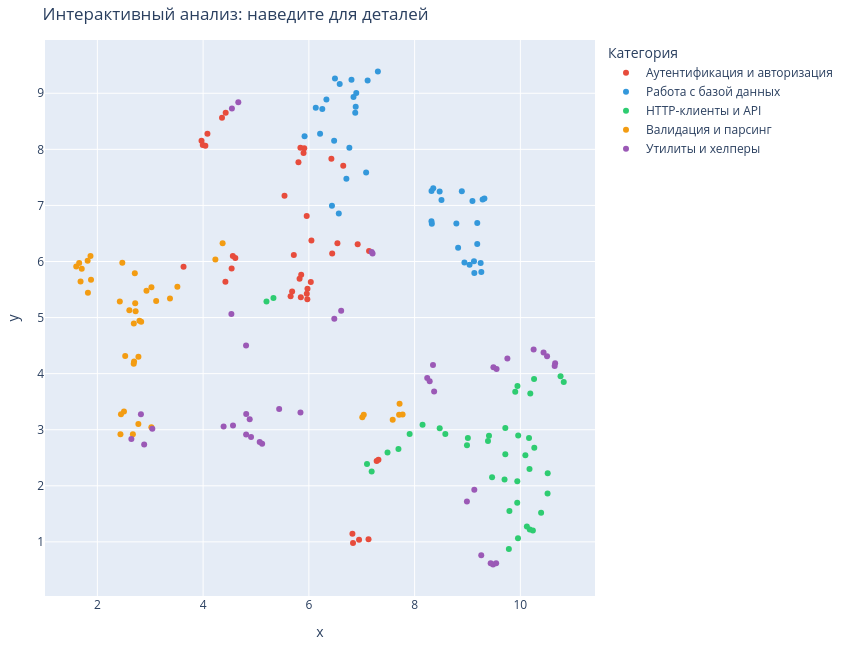

Source (notebook cell):
### Code cell
plt.figure(figsize=(10, 8))
for cat_label in df_viz["category_label"].unique():
    mask = df_viz["category_label"] == cat_label
    color = df_viz.loc[mask, "category_color"].iloc[0]
    plt.scatter(
        df_viz.loc[mask, "x"], df_viz.loc[mask, "y"],
        label=cat_label, color=color, s=45, alpha=0.8, edgecolor="w", linewidth=0.5
    )

plt.title("Семантические кластеры функций (UMAP, e5-small)", fontsize=14, pad=10)
plt.xlabel("UMAP 1", fontsize=12)
plt.ylabel("UMAP 2", fontsize=12)
plt.legend(bbox_to_anchor=(1.05, 1), loc="upper left", fontsize=10)
plt.grid(True, linestyle="--", alpha=0.4)
plt.tight_layout()
plt.savefig(OUTPUTS_DIR / "umap_static.png", dpi=150, bbox_inches="tight")
plt.show()

color_map = {row["label"]: row["color"] for row in categories.values()}

fig = px.scatter(
    df_viz,
    x="x", y="y",
    color="category_label",
    color_discrete_map=color_map,
    width=850, height=650,
    hover_name="name",
    hover_data=["description", "language"],
    title="Интерактивный анализ: наведите для деталей"
)
fig.update_layout(legend_title_text="Категория", margin=dict(l=20, r=20, t=40, b=20))
fig.write_html(OUTPUTS_DIR / "umap_interactive.html")
fig.show()

### Figure 1 — Plotly figure (JSON) as saved in the notebook; plotly's stock layout.template omitted (floating-point values rounded to 4 significant figures)
{"data": [{"customdata": [["Проверяет JWT-токен и возвращает payload или причину невалидности.", "python"], ["Хэширует пароль с помощью bcrypt с cost-фактором 12.", "python"], ["Сравнивает открытый пароль с bcrypt-хэшем и возвращает результат проверки.", "python"], ["Генерирует уникальный идентификатор сессии на основе UUID4.", "python"], ["Проверяет, что логин и пароль непустые и соответствуют минимальным требованиям.", "python"], ["Создаёт подписанный JWT-токен с указанным payload и временем жизни.", "python"], ["Обновляет JWT-токен, выдавая новый с обновлённым временем истечения.", "python"], ["Проверяет наличие указанного права у пользователя по его ролям.", "python"], ["Декоратор, выбрасывающий PermissionError если пользователь не является администратором.", "python"], ["Завершает сессию пользователя, удаляя её из хранилища активных сессий.", "python"], ["Обменивает OAuth-код авторизации на токен доступа через провайдера.", "python"], ["Добавляет токен в чёрный список, делая его недействительным до истечения срока.", "python"], ["Извлекает Bearer-токен из заголовка Authorization HTTP-запроса.", "python"], ["Проверяет одноразовый TOTP-код двухфакторной аутентификации по секрету.", "python"], ["Генерирует случайный base32-секрет для настройки двухфакторной аутентификации.", "python"], ["Отправляет письмо со ссылкой для сброса пароля на указанный адрес.", "python"], ["Применяет новый пароль после проверки токена сброса из хранилища.", "python"], ["Блокирует учётную запись пользователя, устанавливая флаг is_active в False.", "python"], ["Разблокирует учётную запись пользователя, сбрасывая флаг блокировки.", "python"], ["Декодирует JWT из заголовка запроса и возвращает данные текущего пользователя.", "python"], ["Проверяет JWT-токен и возвращает claims или выбрасывает исключение.", "java"], ["Хэширует пароль с использованием BCrypt и возвращает хэш.", "java"], ["Проверяет соответствие пароля его BCrypt-хэшу.", "java"], ["Генерирует криптографически стойкий идентификатор сессии.", "java"], ["Проверяет учётные данные пользователя и возвращает результат аутентификации.", "java"], ["Выпускает JWT-токен для пользователя с заданным временем жизни.", "java"], ["Обновляет JWT-токен, если он ещё не истёк или истёк менее суток назад.", "java"], ["Проверяет наличие заданного разрешения у пользователя.", "java"], ["Проверяет, что текущий пользователь имеет роль администратора.", "java"], ["Завершает сессию пользователя, инвалидируя токен в хранилище.", "java"], ["Выполняет аутентификацию через OAuth-провайдера и возвращает пользователя.", "java"], ["Отзывает JWT-токен, добавляя его в чёрный список до истечения срока.", "java"], ["Извлекает Bearer-токен из заголовка Authorization HTTP-запроса.", "java"], ["Проверяет одноразовый TOTP-код для двухфакторной аутентификации.", "java"], ["Генерирует случайный Base32-секрет для двухфакторной аутентификации.", "java"], ["Отправляет письмо со ссылкой для сброса пароля на указанный адрес.", "java"], ["Сбрасывает пароль пользователя по токену и устанавливает новый.", "java"], ["Блокирует пользователя и инвалидирует все его активные сессии.", "java"], ["Снимает блокировку с пользователя и очищает причину блокировки.", "java"], ["Возвращает текущего аутентифицированного пользователя из контекста запроса.", "java"]], "hovertemplate": "<b>%{hovertext}</b><br><br>category_label=Аутентификация и авторизация<br>x=%{x}<br>y=%{y}<br>description=%{customdata[0]}<br>language=%{customdata[1]}<extra></extra>", "hovertext": ["verify_jwt_token", "hash_password", "check_password", "generate_session_id", "validate_credentials", "issue_jwt_token", "refresh_jwt_token", "has_permission", "require_admin", "logout_user", "login_with_oauth", "revoke_token", "parse_auth_header", "validate_2fa_code", "generate_2fa_secret", "send_password_reset_email", "reset_password", "block_user", "unlock_user", "get_current_user", "verifyJwtToken", "hashPassword", "checkPassword", "generateSessionId", "validateCredentials", "issueJwtToken", "refreshJwtToken", "hasPermission", "requireAdmin", "logoutUser", "loginWithOauth", "revokeToken", "parseAuthHeader", "validateTwoFactorCode", "generateTwoFactorSecret", "sendPasswordResetEmail", "resetPassword", "blockUser", "unlockUser", "getCurrentUser"], "legendgroup": "Аутентификация и авторизация", "marker": {"color": "#E74C3C", "symbol": "circle"}, "mode": "markers", "name": "Аутентификация и авторизация", "orientation": "v", "showlegend": true, "type": "scatter", "x": [5.655, 4.422, 4.539, 4.427, 3.63, 5.971, 5.974, 6.824, 7.128, 5.913, 6.048, 5.961, 7.282, 3.993, 3.97, 7.138, 6.441, 6.426, 6.65, 5.824, 5.683, 4.609, 4.562, 4.357, 5.539, 6.036, 5.855, 6.835, 6.949, 5.84, 5.959, 5.848, 7.316, 4.042, 4.082, 6.923, 6.54, 5.803, 5.9, 5.715], "xaxis": "x", "y": [5.381, 5.64, 5.874, 8.652, 5.906, 5.326, 5.514, 1.143, 1.046, 8.018, 6.374, 5.427, 2.442, 8.079, 8.155, 6.187, 6.143, 7.832, 7.71, 5.693, 5.466, 6.061, 6.1, 8.562, 7.171, 5.633, 5.764, 0.9802, 1.038, 8.029, 6.812, 5.364, 2.466, 8.063, 8.279, 6.306, 6.325, 7.768, 7.936, 6.115], "yaxis": "y"}, {"customdata": [["Возвращает запись пользователя по первичному ключу или None если не найден.", "python"], ["Ищет пользователя по адресу электронной почты и возвращает запись или None.", "python"], ["Создаёт нового пользователя в базе данных и возвращает его идентификатор.", "python"], ["Обновляет поля записи пользователя по списку переданных значений.", "python"], ["Удаляет запись пользователя из базы данных по идентификатору.", "python"], ["Возвращает страницу пользователей с поддержкой пагинации через limit и offset.", "python"], ["Возвращает общее количество пользователей в таблице с опциональным фильтром.", "python"], ["Возвращает список заказов конкретного пользователя, отсортированных по дате.", "python"], ["Помечает публикацию как удалённую, проставляя метку времени удаления.", "python"], ["Создаёт и возвращает соединение с SQLite-базой данных с включённым WAL-режимом.", "python"], ["Читает SQL-файл миграции и выполняет его содержимое в транзакции.", "python"], ["Создаёт резервную копию SQLite-базы в указанный файл через встроенный API бэкапа.", "python"], ["Восстанавливает базу данных из резервной копии, заменяя текущий файл.", "python"], ["Явно начинает транзакцию в соединении с базой данных.", "python"], ["Фиксирует текущую транзакцию и сохраняет все изменения в базе данных.", "python"], ["Откатывает текущую транзакцию, отменяя все незафиксированные изменения.", "python"], ["Создаёт индекс на указанной колонке таблицы если он ещё не существует.", "python"], ["Удаляет таблицу из базы данных если она существует.", "python"], ["Возвращает пользователей, не входивших в систему дольше указанного числа дней.", "python"], ["Вставляет список словарей в таблицу одним пакетным запросом executemany.", "python"], ["Возвращает пользователя по идентификатору или выбрасывает исключение.", "java"], ["Возвращает пользователя по адресу электронной почты.", "java"], ["Создаёт нового пользователя в базе данных и возвращает сохранённую сущность.", "java"], ["Обновляет данные пользователя и возвращает обновлённую сущность.", "java"], ["Удаляет пользователя из базы данных по идентификатору.", "java"], ["Возвращает страницу пользователей с заданным смещением и размером страницы.", "java"], ["Возвращает общее количество пользователей в базе данных.", "java"], ["Возвращает список заказов пользователя, отсортированных по дате создания.", "java"], ["Помечает запись как удалённую, не удаляя её физически из базы.", "java"], ["Возвращает соединение с базой данных из пула подключений.", "java"], ["Применяет SQL-миграцию из файла к базе данных через JDBC-соединение.", "java"], ["Создаёт резервную копию базы данных в указанный каталог.", "java"], ["Восстанавливает базу данных из резервной копии.", "java"], ["Начинает транзакцию на заданном JDBC-соединении.", "java"], ["Фиксирует транзакцию и переключает соединение в режим автокоммита.", "java"], ["Откатывает транзакцию и логирует причину отката.", "java"], ["Создаёт индекс в таблице базы данных, если он ещё не существует.", "java"], ["Удаляет таблицу из базы данных, если она существует.", "java"], ["Возвращает пользователей, не входивших в систему дольше заданного числа дней.", "java"], ["Вставляет список записей пакетом через JDBC batch.", "java"]], "hovertemplate": "<b>%{hovertext}</b><br><br>category_label=Работа с базой данных<br>x=%{x}<br>y=%{y}<br>description=%{customdata[0]}<br>language=%{customdata[1]}<extra></extra>", "hovertext": ["get_user_by_id", "get_user_by_email", "create_user", "update_user", "delete_user", "list_users_paginated", "count_users", "find_orders_by_user", "soft_delete_post", "get_db_connection", "execute_migration", "backup_database", "restore_from_backup", "begin_transaction", "commit_transaction", "rollback_transaction", "create_index", "drop_table", "find_inactive_users", "bulk_insert_records", "getUserById", "getUserByEmail", "createUser", "updateUser", "deleteUser", "listUsersPaginated", "countUsers", "findOrdersByUser", "softDeletePost", "getDbConnection", "executeMigration", "backupDatabase", "restoreFromBackup", "beginTransaction", "commitTransaction", "rollbackTransaction", "createIndex", "dropTable", "findInactiveUsers", "bulkInsertRecords"], "legendgroup": "Работа с базой данных", "marker": {"color": "#3498DB", "symbol": "circle"}, "mode": "markers", "name": "Работа с базой данных", "orientation": "v", "showlegend": true, "type": "scatter", "x": [6.886, 6.877, 7.083, 6.71, 6.766, 7.111, 6.806, 6.896, 6.478, 9.185, 8.823, 9.32, 9.286, 9.123, 8.942, 9.129, 8.32, 8.353, 6.845, 8.326, 6.131, 6.254, 6.566, 6.437, 5.919, 7.305, 6.493, 6.583, 6.212, 9.184, 8.789, 8.893, 9.094, 9.262, 9.249, 9.039, 8.473, 8.508, 6.332, 8.318], "xaxis": "x", "y": [8.759, 8.651, 7.586, 7.475, 8.029, 9.226, 9.24, 9.003, 8.152, 6.688, 6.243, 7.125, 7.106, 6.002, 5.982, 5.794, 7.255, 7.307, 8.936, 6.675, 8.743, 8.718, 6.854, 6.993, 8.232, 9.388, 9.265, 9.166, 8.28, 6.314, 6.676, 7.252, 7.078, 5.813, 5.973, 5.942, 7.25, 7.097, 8.887, 6.719], "yaxis": "y"}, {"customdata": [["Выполняет GET-запрос и возвращает тело ответа как словарь Python.", "python"], ["Отправляет POST-запрос с JSON-телом и возвращает ответ как словарь.", "python"], ["Скачивает файл по URL и сохраняет его на диск потоковой записью.", "python"], ["Повторяет HTTP-запрос с экспоненциальной задержкой при ошибках соединения.", "python"], ["Разбирает заголовок Link HTTP-ответа и возвращает словарь rel->url.", "python"], ["Отправляет POST-уведомление на webhook-URL с подписью HMAC в заголовке.", "python"], ["Обрабатывает ответ 429, ожидая время из заголовка Retry-After перед повтором.", "python"], ["Выполняет HTTP GET с настраиваемыми таймаутами подключения и чтения.", "python"], ["Проксирует входящий запрос на целевой URL и возвращает ответ бэкенда.", "python"], ["Измеряет время ответа HTTP-эндпоинта в миллисекундах.", "python"], ["Разбирает JSON:API-ответ и возвращает список ресурсов с разрешёнными связями.", "python"], ["Загружает файл на сервер через multipart/form-data POST-запрос.", "python"], ["Обходит все страницы пагинированного API и собирает результаты в один список.", "python"], ["Добавляет заголовок Authorization к словарю заголовков HTTP-запроса.", "python"], ["Извлекает из HTTP-ответа набор стандартных мета-заголовков в словарь.", "python"], ["Следует за HTTP-редиректом вручную и возвращает финальный ответ.", "python"], ["Кэширует результат GET-запроса в памяти на указанное число секунд.", "python"], ["Сжимает тело запроса с помощью gzip и добавляет соответствующий заголовок.", "python"], ["Проверяет SSL-сертификат хоста и возвращает дату истечения его срока.", "python"], ["Отправляет одинаковый POST-запрос на список серверов и собирает статусы ответов.", "python"], ["Выполняет GET-запрос и возвращает тело ответа как строку JSON.", "java"], ["Отправляет POST-запрос с JSON-телом и возвращает тело ответа.", "java"], ["Скачивает файл по URL и сохраняет его по указанному пути.", "java"], ["Повторяет HTTP-запрос до maxAttempts раз при получении ошибки.", "java"], ["Разбирает заголовок Link HTTP-ответа и возвращает карту отношений к URL.", "java"], ["Отправляет POST-запрос на вебхук с JSON-данными и проверяет статус ответа.", "java"], ["Обрабатывает ответ 429 Too Many Requests и ожидает перед повторным запросом.", "java"], ["Выполняет GET-запрос с заданным таймаутом и возвращает тело ответа.", "java"], ["Проксирует входящий HTTP-запрос на целевой URL и возвращает ответ.", "java"], ["Измеряет задержку HTTP-запроса в миллисекундах и возвращает результат.", "java"], ["Разбирает JSON:API ответ и возвращает список объектов из поля data.", "java"], ["Загружает файл на сервер через multipart/form-data запрос.", "java"], ["Последовательно обходит все страницы пагинированного API и возвращает все элементы.", "java"], ["Добавляет заголовки авторизации к строителю HTTP-запроса.", "java"], ["Извлекает и возвращает заголовки HTTP-ответа как карту строк.", "java"], ["Следует HTTP-редиректу и возвращает конечный URL после всех перенаправлений.", "java"], ["Сохраняет HTTP-ответ в кэш по ключу URL с заданным TTL.", "java"], ["Сжимает тело HTTP-запроса с помощью GZIP и возвращает сжатые байты.", "java"], ["Проверяет SSL-сертификат хоста и возвращает информацию о нём.", "java"], ["Рассылает HTTP-запрос на список серверов и возвращает результаты.", "java"]], "hovertemplate": "<b>%{hovertext}</b><br><br>category_label=HTTP-клиенты и API<br>x=%{x}<br>y=%{y}<br>description=%{customdata[0]}<br>language=%{customdata[1]}<extra></extra>", "hovertext": ["fetch_json", "post_json", "download_file", "retry_request", "parse_pagination_links", "send_webhook", "handle_rate_limit", "fetch_with_timeout", "proxy_request", "measure_latency", "parse_jsonapi_response", "upload_file_multipart", "fetch_paginated_results", "add_auth_headers", "parse_response_headers", "handle_redirect", "cache_response", "compress_request_body", "validate_ssl_cert", "broadcast_to_servers", "fetchJson", "postJson", "downloadFile", "retryRequest", "parsePaginationLinks", "sendWebhook", "handleRateLimit", "fetchWithTimeout", "proxyRequest", "measureLatency", "parseJsonApiResponse", "uploadFileMultipart", "fetchPaginatedResults", "addAuthHeaders", "parseResponseHeaders", "handleRedirect", "cacheResponse", "compressRequestBody", "validateSslCert", "broadcastToServers"], "legendgroup": "HTTP-клиенты и API", "marker": {"color": "#2ECC71", "symbol": "circle"}, "mode": "markers", "name": "HTTP-клиенты и API", "orientation": "v", "showlegend": true, "type": "scatter", "x": [9.715, 9.715, 10.26, 9.955, 7.906, 9.959, 10.18, 9.942, 10.51, 9.793, 8.474, 9.903, 9.007, 7.099, 7.487, 10.24, 9.465, 10.76, 5.198, 9.406, 10.09, 10.26, 10.19, 9.782, 8.15, 10.16, 10.12, 10.17, 10.52, 9.94, 8.581, 9.945, 8.99, 7.188, 7.694, 10.39, 9.701, 10.82, 5.33, 9.387], "xaxis": "x", "y": [2.564, 3.029, 3.904, 1.065, 2.924, 2.897, 1.22, 2.083, 1.863, 1.55, 3.024, 3.677, 2.853, 2.387, 2.595, 1.201, 2.154, 3.956, 5.287, 2.894, 2.544, 2.678, 3.644, 0.8746, 3.087, 2.853, 1.273, 2.301, 2.222, 1.699, 2.924, 3.781, 2.722, 2.255, 2.655, 1.52, 2.111, 3.852, 5.351, 2.797], "yaxis": "y"}, {"customdata": [["Проверяет корректность формата адреса электронной почты по регулярному выражению.", "python"], ["Проверяет, что номер телефона соответствует формату E.164.", "python"], ["Проверяет допустимость возраста: целое положительное число не более 150.", "python"], ["Удаляет все HTML-теги из строки, оставляя только текстовое содержимое.", "python"], ["Разбирает строку ISO-8601 в объект datetime с обработкой ошибок формата.", "python"], ["Проверяет номер банковской карты по алгоритму Луна.", "python"], ["Оценивает сложность пароля и возвращает уровень: weak, medium или strong.", "python"], ["Проверяет корректность URL, требуя наличие схемы http/https и хоста.", "python"], ["Разбирает строку URL-параметров и возвращает словарь ключ-значение.", "python"], ["Приводит российский номер телефона к формату +7XXXXXXXXXX.", "python"], ["Проверяет корректность ИНН физического или юридического лица по контрольной сумме.", "python"], ["Проверяет корректность номера СНИЛС по контрольной сумме.", "python"], ["Проверяет формат российского паспорта: 4 цифры серии и 6 цифр номера.", "python"], ["Удаляет все эмодзи и спецсимволы Юникода из строки.", "python"], ["Проверяет, что строка является валидным HEX-цветом в формате #RGB или #RRGGBB.", "python"], ["Разбирает одну строку CSV с учётом кавычек и возвращает список значений.", "python"], ["Проверяет российский почтовый индекс: ровно 6 цифр от 100000 до 999999.", "python"], ["Определяет язык текста: возвращает 'ru' при преобладании кириллицы, иначе 'en'.", "python"], ["Проверяет IBAN по стандарту ISO 13616 с вычислением контрольной суммы mod 97.", "python"], ["Находит все телефонные номера в тексте и возвращает их список.", "python"], ["Проверяет корректность адреса электронной почты по регулярному выражению.", "java"], ["Проверяет корректность номера телефона в международном формате E.164.", "java"], ["Проверяет, что возраст находится в допустимых границах.", "java"], ["Удаляет опасные HTML-теги из строки, оставляя только допустимые.", "java"], ["Разбирает строку в формате ISO-8601 и возвращает объект LocalDate.", "java"], ["Проверяет номер банковской карты по алгоритму Луна.", "java"], ["Оценивает надёжность пароля и возвращает уровень: WEAK, MEDIUM или STRONG.", "java"], ["Проверяет корректность URL и наличие допустимой схемы.", "java"], ["Разбирает строку запроса URL и возвращает карту параметров.", "java"], ["Нормализует номер телефона, приводя его к формату +7XXXXXXXXXX для России.", "java"], ["Проверяет корректность ИНН физического или юридического лица по контрольной сумме.", "java"], ["Проверяет корректность СНИЛС по контрольному числу.", "java"], ["Проверяет формат серии и номера паспорта гражданина РФ.", "java"], ["Удаляет все эмодзи из строки, оставляя обычный текст.", "java"], ["Проверяет корректность цвета в формате HEX (#RGB или #RRGGBB).", "java"], ["Разбирает строку CSV с учётом кавычек и возвращает список значений.", "java"], ["Проверяет корректность почтового индекса для заданной страны.", "java"], ["Определяет язык текста эвристически по символьному составу строки.", "java"], ["Проверяет корректность номера IBAN по алгоритму модульной арифметики.", "java"], ["Извлекает все номера телефонов из текста и возвращает их список.", "java"]], "hovertemplate": "<b>%{hovertext}</b><br><br>category_label=Валидация и парсинг<br>x=%{x}<br>y=%{y}<br>description=%{customdata[0]}<br>language=%{customdata[1]}<extra></extra>", "hovertext": ["validate_email", "validate_phone", "validate_age", "sanitize_html", "parse_iso_date", "validate_credit_card", "check_password_strength", "validate_url", "parse_query_string", "normalize_phone_number", "validate_inn", "validate_snils", "validate_passport_rf", "strip_emoji", "validate_color_hex", "parse_csv_row", "validate_zip_code", "detect_language", "validate_iban", "extract_phone_numbers", "validateEmail", "validatePhone", "validateAge", "sanitizeHtml", "parseIsoDate", "validateCreditCard", "checkPasswordStrength", "validateUrl", "parseQueryString", "normalizePhoneNumber", "validateInn", "validateSnils", "validatePassportRf", "stripEmoji", "validateColorHex", "parseCsvRow", "validateZipCode", "detectLanguage", "validateIban", "extractPhoneNumbers"], "legendgroup": "Валидация и парсинг", "marker": {"color": "#F39C12", "symbol": "circle"}, "mode": "markers", "name": "Валидация и парсинг", "orientation": "v", "showlegend": true, "type": "scatter", "x": [3.112, 2.796, 2.472, 2.672, 7.01, 1.601, 4.231, 3.513, 7.586, 2.777, 1.87, 1.816, 2.829, 2.503, 3.373, 7.773, 2.605, 3.021, 1.656, 2.694, 2.715, 2.723, 2.708, 2.437, 7.039, 1.682, 4.369, 2.929, 7.707, 2.687, 1.704, 1.88, 2.69, 2.446, 3.023, 7.715, 2.424, 2.775, 1.822, 2.527], "xaxis": "x", "y": [5.296, 4.943, 5.979, 2.919, 3.222, 5.909, 6.035, 5.552, 3.18, 4.302, 6.1, 6.014, 4.925, 3.327, 5.34, 3.271, 5.133, 3.046, 5.973, 4.215, 5.253, 5.114, 5.789, 2.919, 3.269, 5.644, 6.326, 5.477, 3.268, 4.178, 5.871, 5.677, 4.893, 3.277, 5.543, 3.465, 5.285, 3.103, 5.442, 4.316], "yaxis": "y"}, {"customdata": [["Форматирует количество байт в читаемую строку с суффиксом KB, MB, GB или TB.", "python"], ["Разбивает список на подсписки фиксированного размера.", "python"], ["Преобразует вложенный словарь в плоский с ключами через разделитель.", "python"], ["Декоратор-фабрика для автоматического повтора функции при заданных исключениях.", "python"], ["Декоратор кэширования результатов функции по позиционным и именованным аргументам.", "python"], ["Декоратор, измеряющий и логирующий время выполнения обёрнутой функции.", "python"], ["Рекурсивно объединяет два словаря, значения из второго перекрывают первый.", "python"], ["Форматирует количество секунд в строку вида «1ч 23м 45с».", "python"], ["Генерирует строковый UUID4 без дефисов для использования как уникальный ключ.", "python"], ["Обрезает строку до указанной длины, добавляя многоточие если строка длиннее.", "python"], ["Преобразует произвольный текст в URL-безопасный slug в нижнем регистре.", "python"], ["Вычисляет SHA-256 хэш содержимого файла и возвращает шестнадцатеричную строку.", "python"], ["Читает YAML-файл и возвращает его содержимое как словарь Python.", "python"], ["Сериализует объект в файл формата pickle с указанным уровнем компрессии.", "python"], ["Сжимает файл с помощью gzip и сохраняет результат рядом с расширением .gz.", "python"], ["Распаковывает gzip-файл и сохраняет содержимое в указанный путь.", "python"], ["Отправляет HTML-письмо через SMTP-сервер с поддержкой STARTTLS.", "python"], ["Записывает структурированное событие в лог-файл в формате JSON.", "python"], ["Форматирует число как сумму в рублях: «1 234,56 ₽» с разделителем тысяч.", "python"], ["Преобразует строку вида «2h30m15s» в количество секунд.", "python"], ["Форматирует количество байт в читаемую строку (КБ, МБ, ГБ).", "java"], ["Разбивает список на подсписки заданного размера.", "java"], ["Преобразует вложенную карту в плоскую с ключами через точку.", "java"], ["Оборачивает вызов Callable в логику повтора при исключении.", "java"], ["Возвращает мемоизированную версию функции с кэшированием результатов.", "java"], ["Оборачивает вызов Callable в замер времени и логирует результат.", "java"], ["Рекурсивно объединяет две карты, при конфликте значения из второй карты имеют приоритет.", "java"], ["Форматирует количество секунд в строку вида «1ч 23м 45с».", "java"], ["Генерирует уникальный идентификатор на основе UUID v4.", "java"], ["Усекает строку до заданной длины и добавляет многоточие, если строка была длиннее.", "java"], ["Преобразует строку в URL-безопасный slug в нижнем регистре.", "java"], ["Вычисляет SHA-256 хэш содержимого файла и возвращает hex-строку.", "java"], ["Читает YAML-файл и возвращает его содержимое как карту объектов.", "java"], ["Сериализует объект в JSON и записывает в файл с указанной кодировкой.", "java"], ["Сжимает файл с использованием GZIP и сохраняет результат рядом с исходным.", "java"], ["Распаковывает GZIP-файл и сохраняет результат по указанному пути.", "java"], ["Отправляет электронное письмо через SMTP с заданными параметрами.", "java"], ["Записывает структурированное событие в журнал аудита с временной меткой.", "java"], ["Форматирует сумму в рублях с разделителями тысяч и символом валюты.", "java"], ["Разбирает строку вида «2h 30m 15s» и возвращает длительность в секундах.", "java"]], "hovertemplate": "<b>%{hovertext}</b><br><br>category_label=Утилиты и хелперы<br>x=%{x}<br>y=%{y}<br>description=%{customdata[0]}<br>language=%{customdata[1]}<extra></extra>", "hovertext": ["format_bytes", "chunk_list", "flatten_dict", "retry_decorator", "memoize", "timing_decorator", "deep_merge_dicts", "format_duration", "get_unique_id", "truncate_string", "slugify", "calculate_hash", "read_yaml_file", "write_pickle", "compress_file", "decompress_file", "send_email", "log_event", "format_currency_rub", "parse_human_duration", "formatBytes", "chunkList", "flattenMap", "retryDecorator", "memoize", "timingDecorator", "deepMergeMaps", "formatDuration", "getUniqueId", "truncateString", "slugify", "calculateHash", "readYamlFile", "writeSerialized", "compressFile", "decompressFile", "sendEmail", "logEvent", "formatCurrencyRub", "parseHumanDuration"], "legendgroup": "Утилиты и хелперы", "marker": {"color": "#9B59B6", "symbol": "circle"}, "mode": "markers", "name": "Утилиты и хелперы", "orientation": "v", "showlegend": true, "type": "scatter", "x": [4.881, 5.438, 8.238, 9.484, 8.989, 9.26, 8.369, 4.906, 4.665, 2.885, 3.039, 4.535, 9.491, 10.25, 10.44, 10.5, 7.188, 6.481, 4.565, 5.117, 4.815, 5.841, 8.347, 9.542, 9.129, 9.438, 8.285, 4.813, 4.545, 2.643, 2.824, 4.812, 9.55, 9.754, 10.66, 10.65, 7.205, 6.611, 4.387, 5.07], "xaxis": "x", "y": [3.187, 3.368, 3.921, 0.5972, 1.721, 0.7595, 3.683, 2.872, 8.841, 2.736, 3.017, 5.062, 4.112, 4.43, 4.379, 4.311, 6.169, 4.979, 3.074, 2.75, 3.279, 3.306, 4.156, 0.6187, 1.931, 0.6202, 3.864, 2.916, 8.728, 2.833, 3.274, 4.503, 4.085, 4.271, 4.184, 4.134, 6.142, 5.12, 3.058, 2.783], "yaxis": "y"}], "layout": {"height": 650, "legend": {"title": {"text": "Категория"}, "tracegroupgap": 0}, "margin": {"b": 20, "l": 20, "r": 20, "t": 40}, "title": {"text": "Интерактивный анализ: наведите для деталей"}, "width": 850, "xaxis": {"anchor": "y", "domain": [0, 1], "title": {"text": "x"}}, "yaxis": {"anchor": "x", "domain": [0, 1], "title": {"text": "y"}}}}
